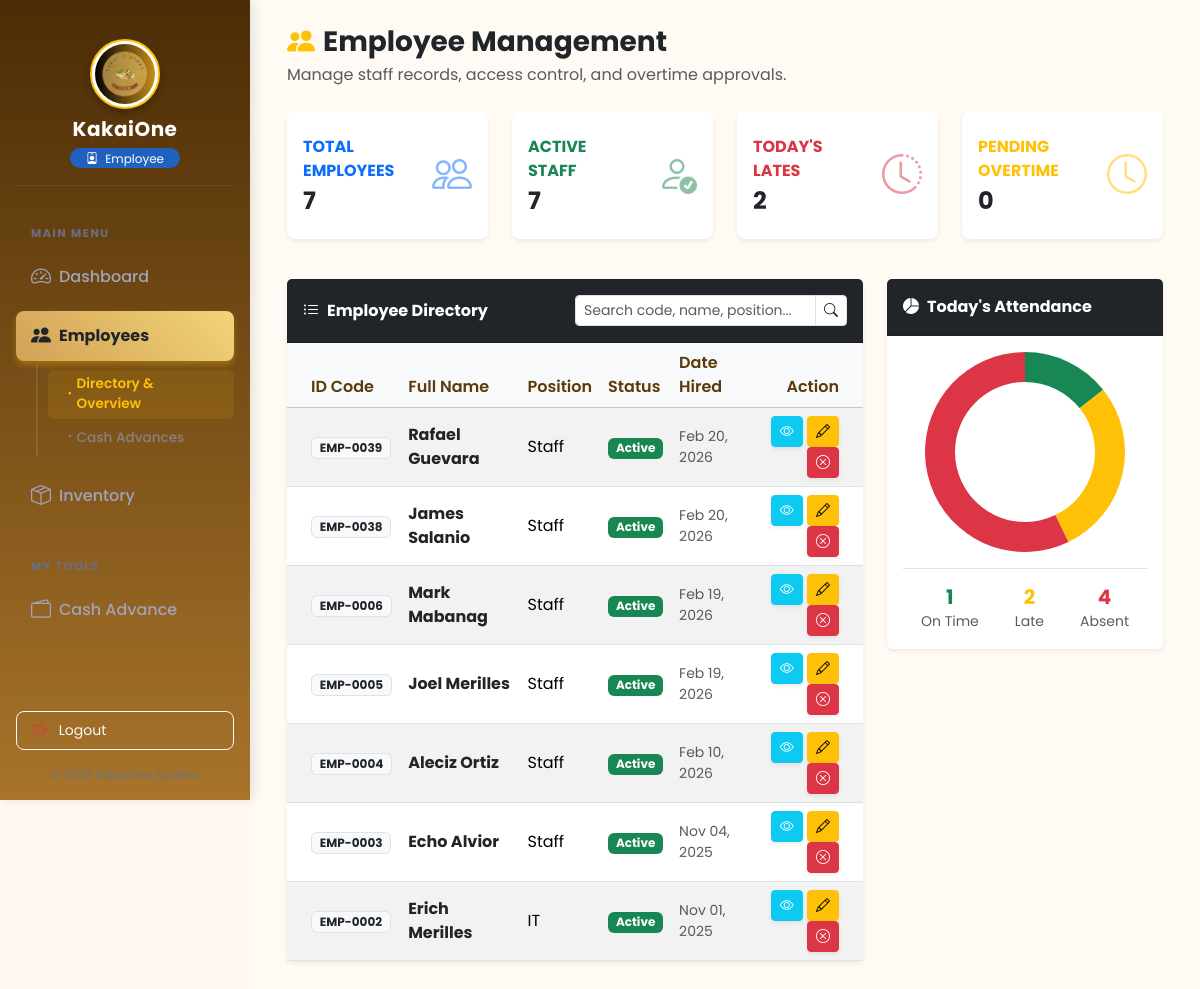
/frontend/employee/employee_module.php (signed in), run on the app's committed database.
### tables this page shows
CREATE TABLE `employees` (
  `employee_id` int(11) NOT NULL,
  `employee_code` varchar(50) DEFAULT NULL,
  `first_name` varchar(100) DEFAULT NULL,
  `last_name` varchar(100) DEFAULT NULL,
  `email` varchar(150) DEFAULT NULL,
  `contact_number` varchar(20) DEFAULT NULL,
  `password` varchar(255) DEFAULT NULL,
  `position` varchar(100) DEFAULT NULL,
  `daily_rate` decimal(10,2) DEFAULT 500.00,
  `role` enum('Admin','Employee') DEFAULT 'Employee',
  `status` enum('Active','Inactive') DEFAULT 'Active',
  `date_hired` date DEFAULT NULL,
  `created_at` timestamp NOT NULL DEFAULT current_timestamp()
);

### frontend/includes/auth_check.php (called while the page is built, shortened)
<?php
function hasPermission($key)
{
    global $pdo;
    try {
        $stmt = $pdo->prepare("SELECT $key FROM employee_permissions WHERE employee_id = ?");
        $stmt->execute([$_SESSION['employee_id']]);
        $perm = $stmt->fetchColumn();
        return $perm == 1;
    } catch (Exception $e) {
        return isset($_SESSION['permissions'][$key]) && $_SESSION['permissions'][$key] == 1;
    }
}

### frontend/employee/employee_module.php (the view, shortened to what this page needs)
<?php
require_once __DIR__ . '/../../config/db.php';
require_once __DIR__ . '/../includes/auth_check.php';
try {
    $stmt = $pdo->prepare("
        SELECT employee_id, employee_code, first_name, last_name, position, status, date_hired, contact_number, email
        FROM employees
        WHERE role = 'Employee'
        ORDER BY employee_id DESC
    ");
    $stmt->execute();
    $employees = $stmt->fetchAll();
} catch (PDOException $e) {
    $employees = [];
}
$totalEmployees = count($employees);
$activeEmployees = 0;
foreach ($employees as $emp) {
    if (strtolower($emp['status']) === 'active') {
        $activeEmployees++;
    }
}
$attendanceStats = ['on_time' => 0, 'late' => 0, 'absent' => 0];
$today = date('Y-m-d');
try {
    $stmt = $pdo->prepare("
        SELECT a.attendance_id, a.status
        FROM employees e
        LEFT JOIN attendance a ON a.attendance_id = (
            SELECT MAX(attendance_id)
            FROM attendance sub_a
            WHERE sub_a.employee_id = e.employee_id AND DATE(sub_a.time_in) = ?
        )
        WHERE e.status = 'Active' AND e.role = 'Employee'
    ");
    $stmt->execute([$today]);
    $dailyRecords = $stmt->fetchAll();
    foreach ($dailyRecords as $record) {
        if (empty($record['attendance_id'])) {
            $attendanceStats['absent']++;
        } else {
            $status = strtolower($record['status']);
            if ($status === 'present') {
                $attendanceStats['on_time']++;
            } elseif ($status === 'late') {
                $attendanceStats['late']++;
            } elseif ($status === 'absent') {
                $attendanceStats['absent']++;
            }
        }
    }
} catch (PDOException $e) {
}
$pendingOTRequests = [];
try {
    $stmt = $pdo->query("
        SELECT a.attendance_id, e.first_name, e.last_name, a.time_in, a.pending_overtime
        FROM attendance a
        JOIN employees e ON a.employee_id = e.employee_id
        WHERE a.pending_overtime > 0
        ORDER BY a.time_in ASC
    ");
    $pendingOTRequests = $stmt->fetchAll();
} catch (PDOException $e) {
}
$pendingOTCount = count($pendingOTRequests);
?>
<!DOCTYPE html>
<html lang="en">
<head>
    <?php include '../includes/links.php'; ?>
</head>
<body class="bg-light">
    <?php include '../includes/sidebar.php'; ?>
    <div id="dashboardContainer">
        <main id="main-content" style="margin-left: 250px; padding: 25px; transition: margin-left 0.3s;">
            <div class="container-fluid">
                <div class="d-flex justify-content-between align-items-end mb-4">
                    <div>
                        <h3 class="fw-bold text-dark mb-1">
                            <i class="bi bi-people-fill me-2 text-warning"></i>Employee Management
                        </h3>
                        <p class="text-muted mb-0">Manage staff records, access control, and overtime approvals.</p>
                    </div>
                </div>
                <div class="row mb-4">
                    <div class="col-xl-3 col-md-6 mb-3">
                        <div class="card stat-card border-0 shadow-sm border-left-primary h-100 py-2">
                            <div class="card-body">
                                <div class="row no-gutters align-items-center">
                                    <div class="col mr-2">
                                        <div class="text-xs fw-bold text-primary text-uppercase mb-1">Total Employees</div>
                                        <div class="h4 mb-0 fw-bold text-dark"><?= $totalEmployees; ?></div>
                                    </div>
                                    <div class="col-auto"><i class="bi bi-people fa-2x text-primary opacity-50 fs-1"></i></div>
                                </div>
                            </div>
                        </div>
                    </div>
                    <div class="col-xl-3 col-md-6 mb-3">
                        <div class="card stat-card border-0 shadow-sm border-left-success h-100 py-2">
                            <div class="card-body">
                                <div class="row no-gutters align-items-center">
                                    <div class="col mr-2">
                                        <div class="text-xs fw-bold text-success text-uppercase mb-1">Active Staff</div>
                                        <div class="h4 mb-0 fw-bold text-dark"><?= $activeEmployees; ?></div>
                                    </div>
                                    <div class="col-auto"><i class="bi bi-person-check fa-2x text-success opacity-50 fs-1"></i></div>
                                </div>
                            </div>
                        </div>
                    </div>
                    <div class="col-xl-3 col-md-6 mb-3">
                        <div class="card stat-card border-0 shadow-sm border-left-danger h-100 py-2">
                            <div class="card-body">
                                <div class="row no-gutters align-items-center">
                                    <div class="col mr-2">
                                        <div class="text-xs fw-bold text-danger text-uppercase mb-1">Today's Lates</div>
                                        <div class="h4 mb-0 fw-bold text-dark"><?= $attendanceStats['late']; ?></div>
                                    </div>
                                    <div class="col-auto"><i class="bi bi-clock-history fa-2x text-danger opacity-50 fs-1"></i></div>
                                </div>
                            </div>
                        </div>
                    </div>
                    <div class="col-xl-3 col-md-6 mb-3">
                        <div class="card stat-card border-0 shadow-sm border-left-warning h-100 py-2">
                            <div class="card-body">
                                <div class="row no-gutters align-items-center">
                                    <div class="col mr-2">
                                        <div class="text-xs fw-bold text-warning text-uppercase mb-1">Pending Overtime</div>
                                        <div class="h4 mb-0 fw-bold text-dark"><?= $pendingOTCount; ?></div>
                                    </div>
                                    <div class="col-auto"><i class="bi bi-clock fa-2x text-warning opacity-50 fs-1"></i></div>
                                </div>
                            </div>
                        </div>
                    </div>
                </div>
                <div class="row">
                    <div class="col-lg-8">
                        <div class="card mb-4 shadow-sm border-0">
                            <div class="card-header bg-dark text-white d-flex justify-content-between align-items-center py-3">
                                <span class="fw-bold"><i class="bi bi-list-ul me-2"></i>Employee Directory</span>
                                <div class="input-group input-group-sm w-50">
                                    <input type="text" id="employeeSearch" class="form-control" placeholder="Search code, name, position...">
                                    <span class="input-group-text bg-white"><i class="bi bi-search"></i></span>
                                </div>
                            </div>
                            <div class="card-body p-0">
                                <div class="table-responsive">
                                    <table class="table table-striped align-middle mb-0" id="employeeTable">
                                        <thead class="table-light">
                                            <tr>
                                                <th class="ps-4">ID Code</th>
                                                <th>Full Name</th>
                                                <th>Position</th>
                                                <th>Status</th>
                                                <th>Date Hired</th>
                                                <th class="text-end pe-4">Action</th>
                                            </tr>
                                        </thead>
                                        <tbody>
                                            <?php if (!empty($employees)): ?>
                                                <?php foreach ($employees as $emp): ?>
                                                    <tr>
                                                        <td class="ps-4">
                                                            <span class="badge bg-light text-dark border fw-bold"><?= htmlspecialchars($emp['employee_code'] ?? 'N/A'); ?></span>
                                                        </td>
                                                        <td class="fw-bold text-dark"><?= htmlspecialchars($emp['first_name'] . ' ' . $emp['last_name']); ?></td>
                                                        <td><?= htmlspecialchars($emp['position']); ?></td>
                                                        <td>
                                                            <span class="badge bg-<?= (strtolower($emp['status']) === 'active') ? 'success' : 'secondary'; ?>">
                                                                <?= htmlspecialchars($emp['status']); ?>
                                                            </span>
                                                        </td>
                                                        <td class="text-muted small"><?= date('M d, Y', strtotime($emp['date_hired'])); ?></td>
                                                        <td class="text-end pe-4">
                                                            <button class="btn btn-sm btn-info text-white shadow-sm" onclick="viewEmployee(<?= $emp['employee_id']; ?>)" title="View">
                                                                <i class="bi bi-eye"></i>
                                                            </button>
                                                            <?php if (hasPermission('emp_edit')): ?>
                                                                <button class="btn btn-sm btn-warning shadow-sm" onclick="editEmployee(<?= $emp['employee_id']; ?>)" title="Edit">
                                                                    <i class="bi bi-pencil"></i>
                                                                </button>
                                                            <?php endif; ?>
                                                            <?php if (hasPermission('emp_delete')): ?>
                                                                <button class="btn btn-sm btn-danger shadow-sm" onclick="confirmDeactivate(<?= $emp['employee_id']; ?>)" title="Deactivate">
                                                                    <i class="bi bi-x-circle"></i>
                                                                </button>
                                                            <?php endif; ?>
                                                        </td>
                                                    </tr>
                                                <?php endforeach; ?>
                                            <?php else: ?>
                                                <tr>
                                                    <td colspan="6" class="text-center text-muted py-4">No employees found.</td>
                                                </tr>
                                            <?php endif; ?>
                                        </tbody>
                                    </table>
                                </div>
                            </div>
                        </div>
                    </div>
                    <div class="col-lg-4 chart-section">
                        <div class="card mb-4 shadow-sm border-0">
                            <div class="card-header bg-dark text-white py-3">
                                <span class="fw-bold"><i class="bi bi-pie-chart-fill me-2"></i>Today's Attendance</span>
                            </div>
                            <div class="card-body">
                                <div class="d-flex justify-content-center mb-3">
                                    <canvas id="attendanceChart" style="max-height: 200px;"></canvas>
                                </div>
                                <div class="d-flex justify-content-around text-center border-top pt-3">
                                    <div>
                                        <h5 class="fw-bold text-success mb-0"><?= $attendanceStats['on_time']; ?></h5>
                                        <small class="text-muted">On Time</small>
                                    </div>
                                    <div>
                                        <h5 class="fw-bold text-warning mb-0"><?= $attendanceStats['late']; ?></h5>
                                        <small class="text-muted">Late</small>
                                    </div>
                                    <div>
                                        <h5 class="fw-bold text-danger mb-0"><?= $attendanceStats['absent']; ?></h5>
                                        <small class="text-muted">Absent</small>
                                    </div>
                                </div>
                            </div>
                        </div>
                    </div>
                </div>
            </div>
        </main>
    </div>
</body>
</html>

### frontend/assets/css/style.css (style rules this page uses)
body { font-family: 'Poppins', sans-serif; background-color: #fff9f2; margin: 0; padding: 0; }
#dashboardContainer { min-height: 100vh; display: flex; background-color: #fff9f2; }
#main-content { margin-left: 250px; background-color: #fffaf3; min-height: 100vh; padding: 2rem; width: calc(100% - 250px); transition: all 0.3s ease; }
#main-content h3 { color: #4b2c06; }
.table th { color: #5a3b09; font-weight: 600; }

### frontend/employee/employee_module.php (style rules this page uses)
.stat-card { border-left: 4px solid; transition: transform 0.2s; border-radius: 8px; }
.border-left-primary { border-left-color: #0d6efd !important; }
.border-left-success { border-left-color: #198754 !important; }
.border-left-warning { border-left-color: #ffc107 !important; }
.border-left-danger { border-left-color: #dc3545 !important; }

### data on the page
employees: employee_code "EMP-0039", first_name+last_name "Rafael Guevara", position "Staff", status "Active", date_hired "Feb 20, 2026"
employees: employee_code "EMP-0038", first_name+last_name "James Salanio", position "Staff", status "Active", date_hired "Feb 20, 2026"
employees: employee_code "EMP-0006", first_name+last_name "Mark Mabanag", position "Staff", status "Active", date_hired "Feb 19, 2026"
employees: employee_code "EMP-0005", first_name+last_name "Joel Merilles", position "Staff", status "Active", date_hired "Feb 19, 2026"
employees: employee_code "EMP-0004", first_name+last_name "Aleciz Ortiz", position "Staff", status "Active", date_hired "Feb 10, 2026"
employees: employee_code "EMP-0003", first_name+last_name "Echo Alvior", position "Staff", status "Active", date_hired "Nov 04, 2025"
employees: employee_code "EMP-0002", first_name+last_name "Erich Merilles", position "IT", status "Active", date_hired "Nov 01, 2025"

### other printed values
$_SESSION['role'] "Employee"
$totalEmployees "7"
$activeEmployees "7"
$attendanceStats['late'] "2"
$pendingOTCount "0"
$attendanceStats['on_time'] "1"
$attendanceStats['absent'] "4"
chart data {{ $attendanceStats['on_time'] }} 1
chart data {{ $attendanceStats['late'] }} 2
chart data {{ $attendanceStats['absent'] }} 4
